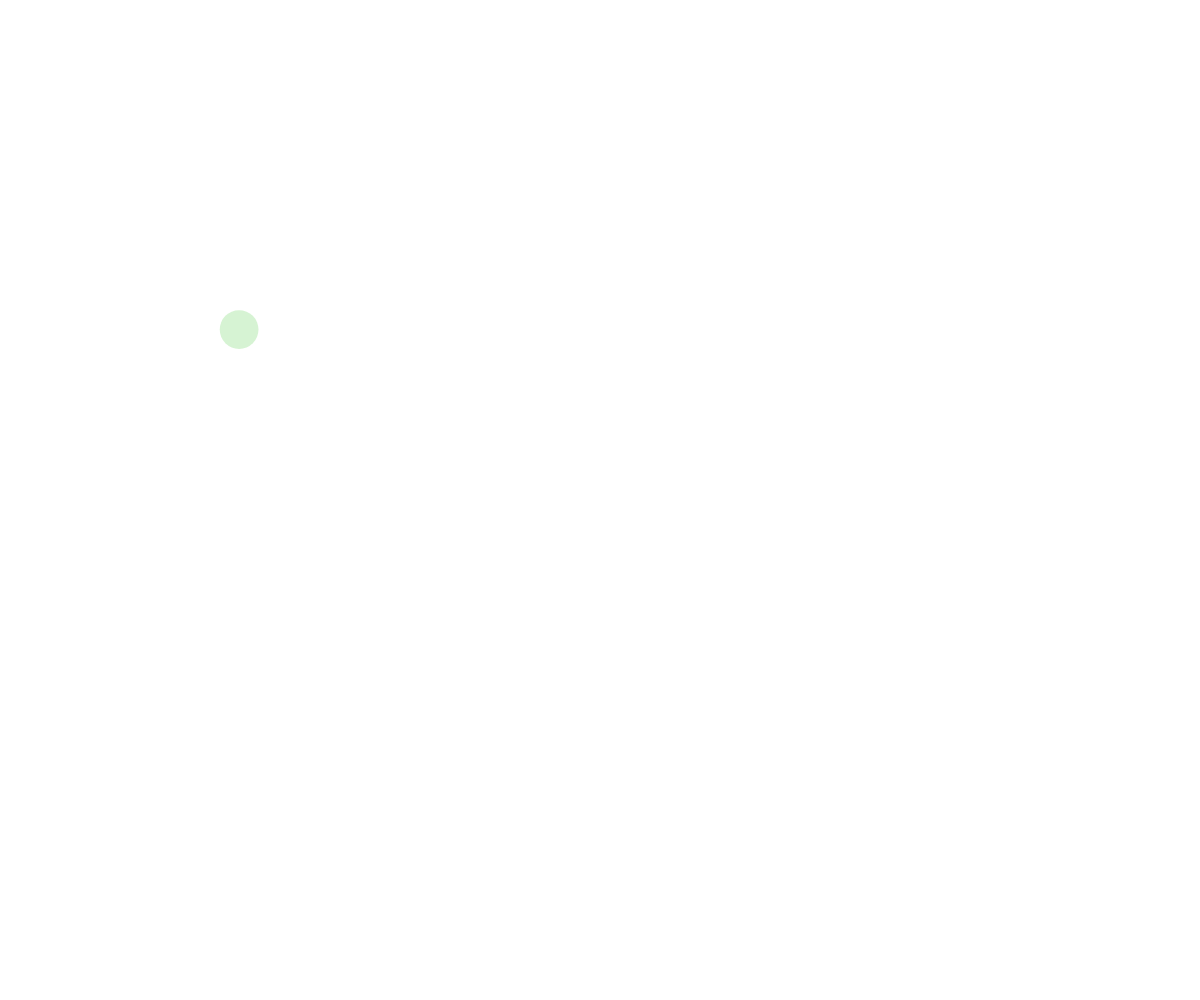
Frame 1 (no input)
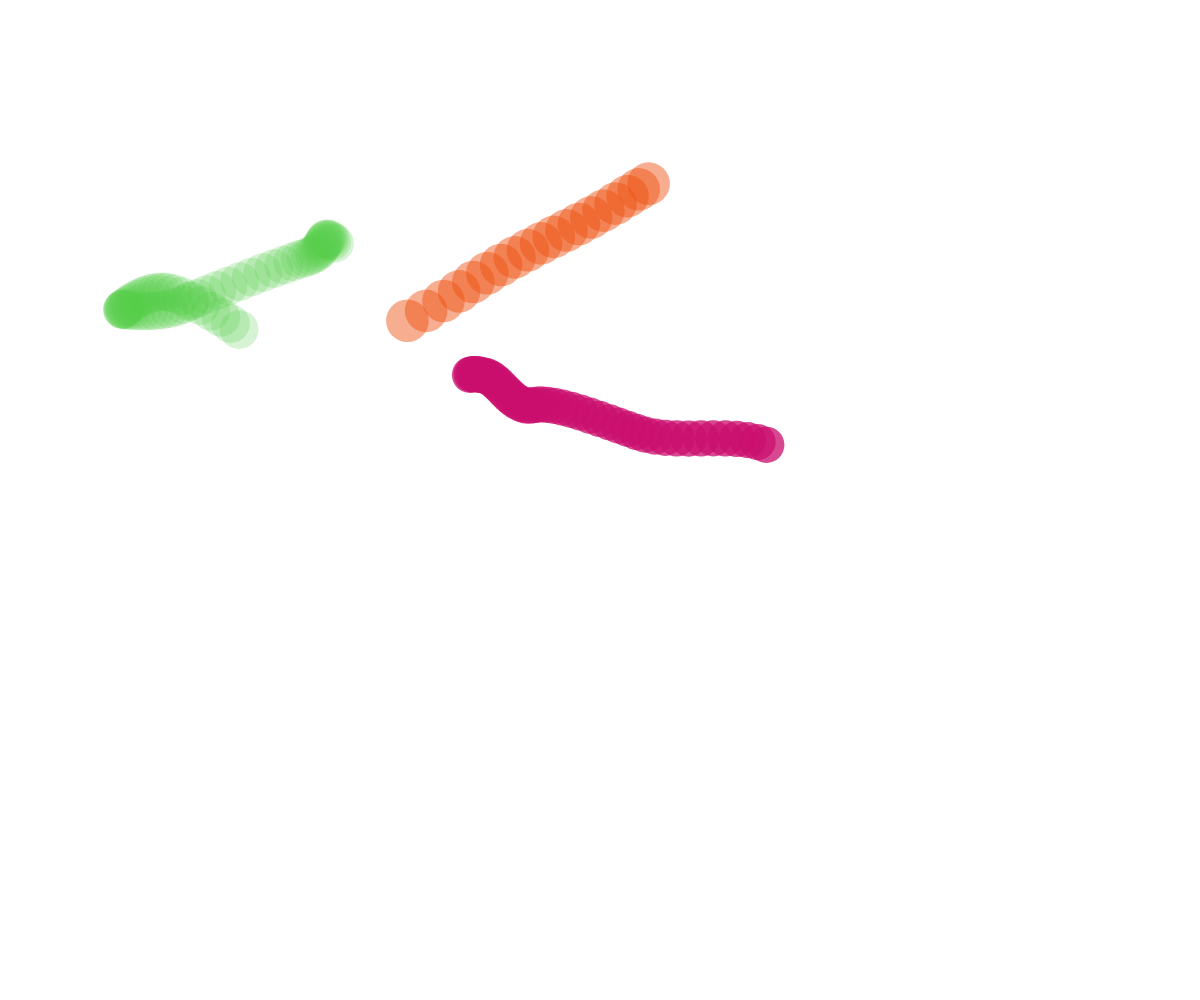
Frame 60 (no input)
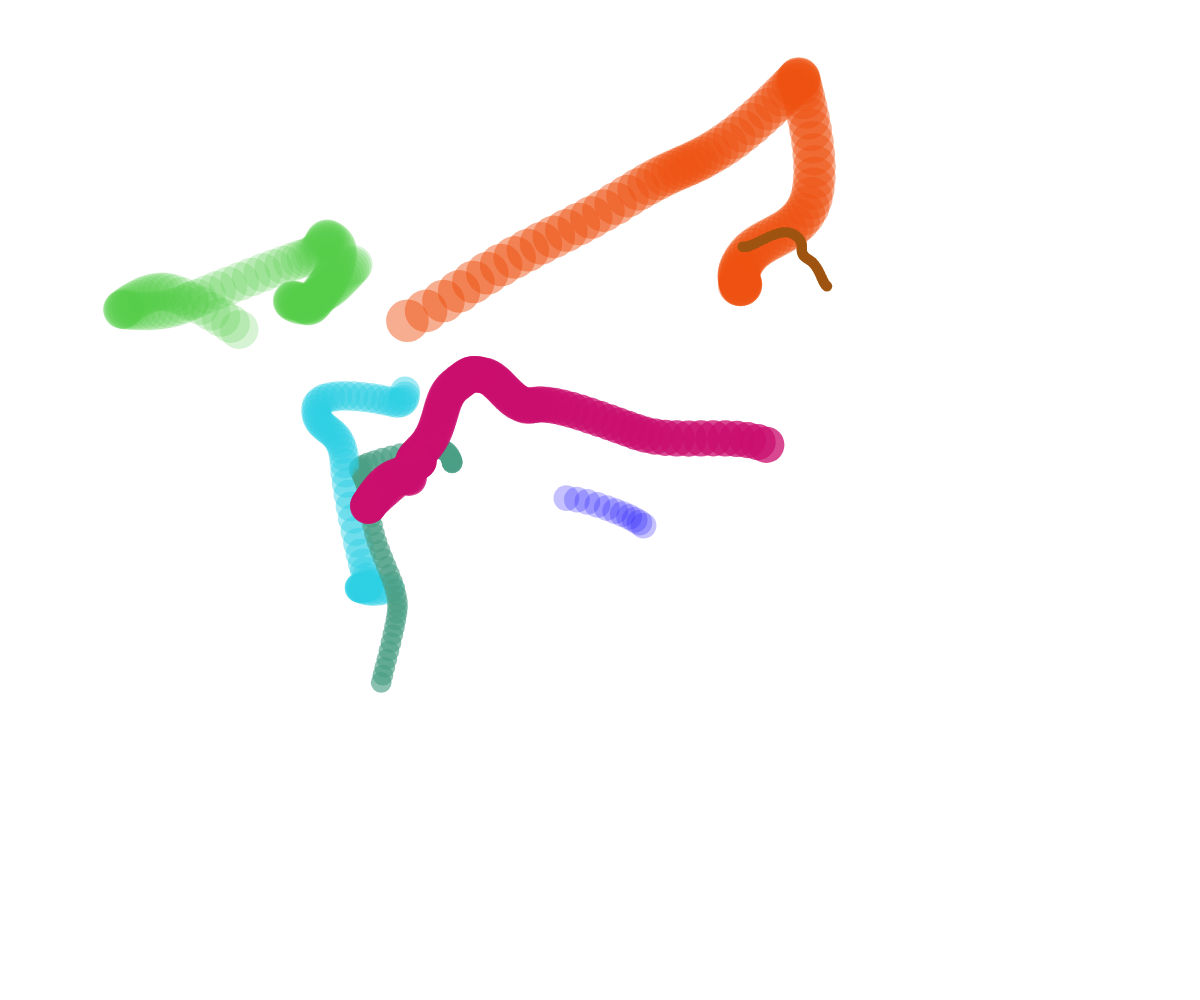
Frame 120 (the mouse pressed at the canvas centre since frame 60)

The p5.js sketch that drew these frames (run headless with seeded random() and noise() and a simulated clock; from frame 60 on, the mouse is pressed at the canvas centre):

// p5.js sketch
// ── sketch.js
// Perlin demo with bubbles

let theBubbles = [];

function setup() {
  createCanvas(windowWidth, windowHeight);
  spawnBubble();
  noStroke();
  window.setInterval(spawnBubble, 500);
}

function mousePressed(){
  spawnBubble();
}

function draw() {
  // background("white");
  for (let bubble of theBubbles) {
    bubble.x = noise(bubble.time) * width;
    bubble.y = noise(bubble.time + 300) * height;
    
    fill(bubble.color);
    circle(bubble.x, bubble.y, bubble.size);
    console.log(frameRate());

    bubble.time += 0.01;
  }
}

function spawnBubble() {
  let bubble = {
    x: random(width),
    y: random(height),
    size: random(5, 50),
    color: color(random(255), random(255), random(255), random(255)),
    time: random(1000),
  };
  theBubbles.push(bubble);
}
